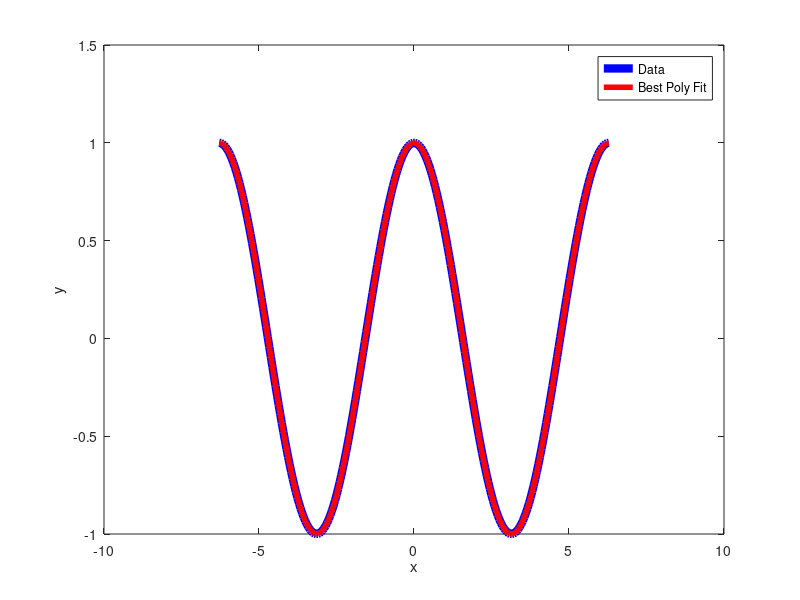

Write MATLAB code to recreate this figure.
function fit_Polynomial_Series()

N = 250;
xVals = linspace(-2*pi,2*pi,N);
yVals = cos(xVals)';

for i=1:N
    for j=1:13
        A(i,j) = xVals(i)^(j-1);
    end
end

%Beta values
B = inv(A'*A)*A'*yVals

%what we'll plot for the line of best fit
for a=1:N
    bestFitVals(a) = 0;
    for b=1:13
        bestFitVals(a) = bestFitVals(a) + B(b)*xVals(a)^(b-1);
    end
end

%Print out the l^2-norm of the residual
r_norm = sqrt((yVals - A*B)'*(yVals - A*B))

figure(1);
plot(xVals,yVals,'b','LineWidth',6);
hold on;
plot(xVals,bestFitVals,'r','LineWidth',4);
legend('Data','Best Poly Fit');
xlabel('x');
ylabel('y');
hold off;

%%%%%%%%%%%%%%%%%%%%%%%%%%%%%%%%
% Questions %
% 
% a.) When N=10, the residual is 0.7318. When N=50, residual is 5.1501e-04.
% When N=250, the residual is 0.0011. Thus, with 12 beta values, the
% residual is very good for around 50 data points, but is not as good for
% either low or high amounts of data points. 
% b.) We've seen this as the Taylor Series polynomial of cos(x). The beta
% values in the Taylor expansion of cosine were only nonzero on even 
% powers, and they were 1, -1/2!, 1/4!, etc.
% c.) When N=250, the beta coefficients were 1, 0, -0.5, 0, 0.04, 0, etc. 
% d.) Thus, the coefficients from N=250 are basically the same as the
% coefficients of the Taylor Series polynomial of cosx. Thus, we basically
% just found the Taylor Series expansion of cosx through our model.  